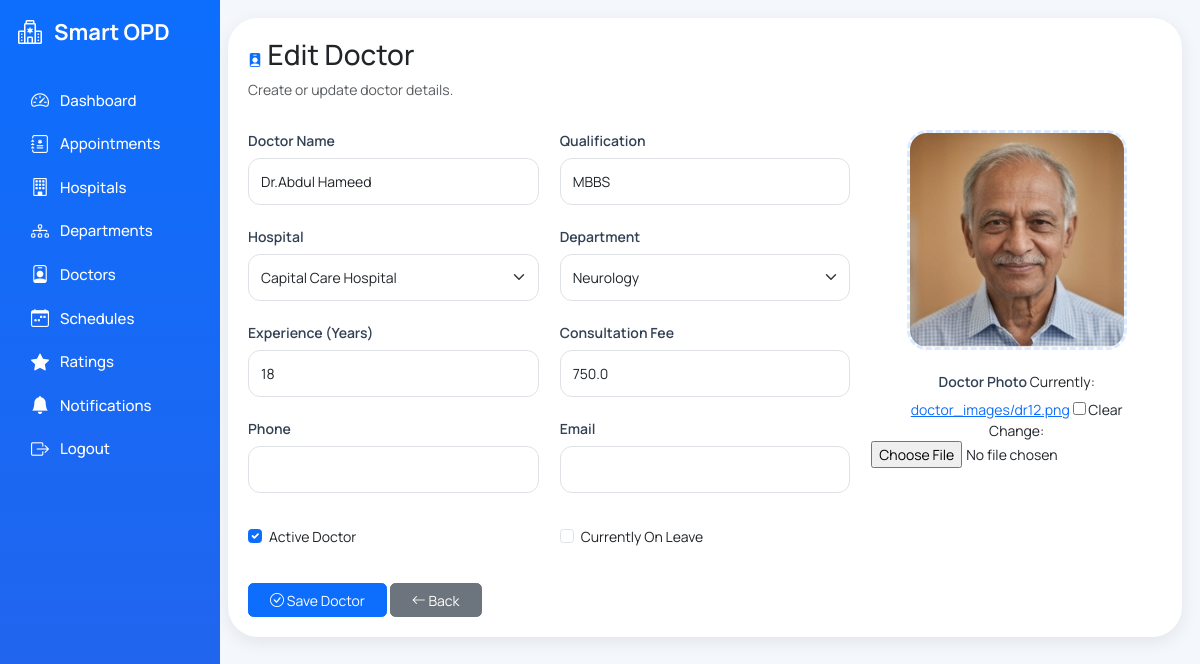
Screenshot of /admin-panel/doctors/edit/20/ with the database file from the repository.
### opdapp/models.py (models this page shows, shortened)
class Doctor(models.Model):
    user = models.OneToOneField(
    User,
    on_delete=models.CASCADE,
    null=True,
    blank=True
)
    hospital = models.ForeignKey(Hospital, on_delete=models.CASCADE)
    department = models.ForeignKey(Department, on_delete=models.CASCADE)
    name = models.CharField(max_length=200)
    qualification = models.CharField(max_length=200)
    experience_years = models.PositiveIntegerField()
    rating = models.FloatField(default=0.0)
    fee = models.FloatField()
    phone = models.CharField(
    max_length=15,
    blank=True
)
    email = models.EmailField(
    blank=True
)
    image = models.ImageField(
    upload_to="doctor_images/",
    blank=True,
    null=True
)
    is_active = models.BooleanField(default=True)
    is_on_leave = models.BooleanField(default=False)

### opdapp/views.py (the view)
def doctor_edit(request,id):
    doctor=get_object_or_404(
        Doctor,
        id=id,
    )
    if request.method=="POST":
        form=DoctorForm(
            request.POST,
            request.FILES,
            instance=doctor,
        )
        if form.is_valid():
            form.save()
            messages.success(
                request,
                "Doctor updated successfully."
            )
            return redirect(
                "doctor_management"
            )
    else:
        form=DoctorForm(
            instance=doctor,
        )
    return render(
        request,
        "doctors/doctor_form.html",
        {
           "form":form,
            "title":"Edit Doctor",
        }
    )

### opdapp/models.py (called while the page is built)
    def __str__(self):
        return self.name

    def __str__(self):
        return self.name

### opdapp/templates/doctors/doctor_form.html (shortened to what this page needs)
{% extends "admin/base_admin.html" %}
{% block content %}
<div class="form-card">
<div class="section-title">
<h2>
<i class="bi bi-person-badge-fill text-primary"></i>
{{ title }}
</h2>
<p class="text-muted">
Create or update doctor details.
</p>
</div>
<form
method="POST"
enctype="multipart/form-data">
<div class="row">
<div class="col-lg-8">
<div class="row">
<div class="col-md-6 mb-4">
<label class="form-label">
Doctor Name
</label>
{{ form.name }}
</div>
<div class="col-md-6 mb-4">
<label class="form-label">
Qualification
</label>
{{ form.qualification }}
</div>
<div class="col-md-6 mb-4">
<label class="form-label">
Hospital
</label>
{{ form.hospital }}
</div>
<div class="col-md-6 mb-4">
<label class="form-label">
Department
</label>
{{ form.department }}
</div>
<div class="col-md-6 mb-4">
<label class="form-label">
Experience (Years)
</label>
{{ form.experience_years }}
</div>
<div class="col-md-6 mb-4">
<label class="form-label">
Consultation Fee
</label>
{{ form.fee }}
</div>
<div class="col-md-6 mb-4">
<label class="form-label">
Phone
</label>
{{ form.phone }}
</div>
<div class="col-md-6 mb-4">
<label class="form-label">
Email
</label>
{{ form.email }}
</div>
<div class="col-md-6">
<div class="form-check">
{{ form.is_active }}
<label class="form-check-label">
Active Doctor
</label>
</div>
</div>
<div class="col-md-6">
<div class="form-check">
{{ form.is_on_leave }}
<label class="form-check-label">
Currently On Leave
</label>
</div>
</div>
</div>
</div>
<div class="col-lg-4">
<div class="image-box">
<img
id="preview"
class="preview"
src="{% if form.instance.image %}{{ form.instance.image.url }}{% else %}https://placehold.co/220x220?text=Doctor{% endif %}">
<div class="mt-4">
<label class="form-label">
Doctor Photo
</label>
{{ form.image }}
</div>
</div>
</div>
</div>
<div class="button-group">
<button
class="btn btn-primary px-4"
type="submit">
<i class="bi bi-check-circle"></i>
Save Doctor
</button>
<a
href="{% url 'doctor_management' %}"
class="btn btn-secondary px-4">
<i class="bi bi-arrow-left"></i>
Back
</a>
</div>
</form>
</div>
{%endblock%}

### opdapp/templates/admin/base_admin.html (style rules this page uses)
* { margin:0; padding:0; box-sizing:border-box; font-family: 'Manrope', sans-serif; font-size:14px; }
body { background:#f4f7fc; }

### opdapp/templates/doctors/doctor_form.html (style rules this page uses)
.form-card { background:#fff; border-radius:30px; padding:20px; box-shadow:0 5px 18px rgba(0,0,0,.08); }
.section-title { margin-bottom:30px; }
.form-label { font-weight:600; color:#334155; }
.form-control, .form-select { border-radius:12px; padding:12px; }
.preview { width:220px; height:220px; object-fit:cover; border-radius:20px; border:3px dashed #dbeafe; background:#f8fbff; }
.image-box { text-align:center; }
.form-check { margin-top:12px; }
.button-group { margin-top:35px; }

### rows the page displays
Doctor: name "Dr.Abdul Hameed", qualification "MBBS", hospital "Capital Care Hospital", department "Neurology", experience_years "18", fee "750.0", is_active "☑", image (picture)

### other values shown
{{ title }} "Edit Doctor"
